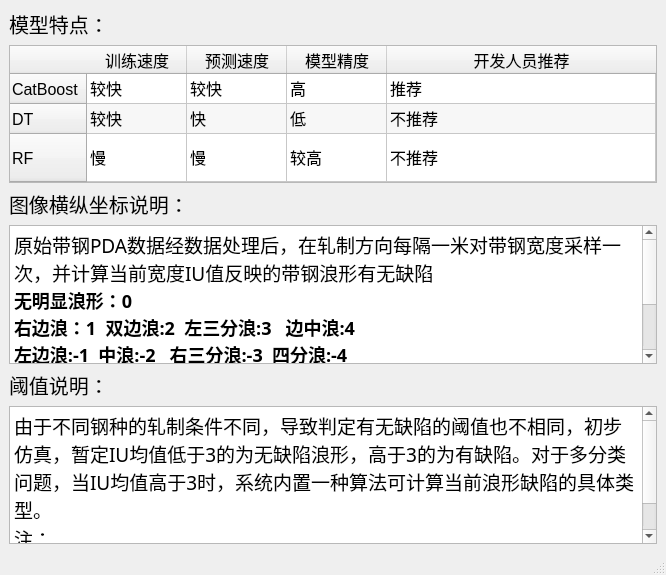
<?xml version="1.0" encoding="UTF-8"?>
<ui version="4.0">
 <class>SinglePolicyCompare</class>
 <widget class="QMainWindow" name="SinglePolicyCompare">
  <property name="geometry">
   <rect>
    <x>0</x>
    <y>0</y>
    <width>666</width>
    <height>575</height>
   </rect>
  </property>
  <property name="windowTitle">
   <string>帮助文档</string>
  </property>
  <widget class="QWidget" name="centralwidget">
   <layout class="QGridLayout" name="gridLayout">
    <item row="0" column="0">
     <widget class="QLabel" name="label">
      <property name="font">
       <font>
        <family>Adobe 黑体 Std R</family>
        <pointsize>15</pointsize>
       </font>
      </property>
      <property name="text">
       <string>模型特点：</string>
      </property>
     </widget>
    </item>
    <item row="1" column="0">
     <widget class="QTableWidget" name="tableWidget">
      <property name="sizePolicy">
       <sizepolicy hsizetype="Preferred" vsizetype="Preferred">
        <horstretch>0</horstretch>
        <verstretch>0</verstretch>
       </sizepolicy>
      </property>
      <property name="font">
       <font>
        <pointsize>12</pointsize>
        <stylestrategy>PreferDefault</stylestrategy>
       </font>
      </property>
      <property name="mouseTracking">
       <bool>false</bool>
      </property>
      <property name="tabletTracking">
       <bool>false</bool>
      </property>
      <property name="focusPolicy">
       <enum>Qt::StrongFocus</enum>
      </property>
      <property name="contextMenuPolicy">
       <enum>Qt::DefaultContextMenu</enum>
      </property>
      <property name="acceptDrops">
       <bool>false</bool>
      </property>
      <property name="autoFillBackground">
       <bool>false</bool>
      </property>
      <property name="inputMethodHints">
       <set>Qt::ImhNone</set>
      </property>
      <property name="dragEnabled">
       <bool>false</bool>
      </property>
      <property name="alternatingRowColors">
       <bool>true</bool>
      </property>
      <property name="selectionBehavior">
       <enum>QAbstractItemView::SelectItems</enum>
      </property>
      <property name="showGrid">
       <bool>true</bool>
      </property>
      <property name="sortingEnabled">
       <bool>false</bool>
      </property>
      <property name="wordWrap">
       <bool>true</bool>
      </property>
      <attribute name="horizontalHeaderVisible">
       <bool>true</bool>
      </attribute>
      <attribute name="horizontalHeaderCascadingSectionResizes">
       <bool>false</bool>
      </attribute>
      <attribute name="horizontalHeaderHighlightSections">
       <bool>true</bool>
      </attribute>
      <attribute name="horizontalHeaderShowSortIndicator" stdset="0">
       <bool>false</bool>
      </attribute>
      <attribute name="horizontalHeaderStretchLastSection">
       <bool>true</bool>
      </attribute>
      <attribute name="verticalHeaderVisible">
       <bool>true</bool>
      </attribute>
      <attribute name="verticalHeaderCascadingSectionResizes">
       <bool>false</bool>
      </attribute>
      <attribute name="verticalHeaderHighlightSections">
       <bool>true</bool>
      </attribute>
      <attribute name="verticalHeaderShowSortIndicator" stdset="0">
       <bool>false</bool>
      </attribute>
      <attribute name="verticalHeaderStretchLastSection">
       <bool>true</bool>
      </attribute>
      <row>
       <property name="text">
        <string>CatBoost</string>
       </property>
      </row>
      <row>
       <property name="text">
        <string>DT</string>
       </property>
      </row>
      <row>
       <property name="text">
        <string>RF</string>
       </property>
      </row>
      <column>
       <property name="text">
        <string>训练速度</string>
       </property>
      </column>
      <column>
       <property name="text">
        <string>预测速度</string>
       </property>
      </column>
      <column>
       <property name="text">
        <string>模型精度</string>
       </property>
      </column>
      <column>
       <property name="text">
        <string>开发人员推荐</string>
       </property>
      </column>
      <item row="0" column="0">
       <property name="text">
        <string>较快</string>
       </property>
      </item>
      <item row="0" column="1">
       <property name="text">
        <string>较快</string>
       </property>
       <property name="background">
        <brush brushstyle="NoBrush">
         <color alpha="255">
          <red>0</red>
          <green>0</green>
          <blue>0</blue>
         </color>
        </brush>
       </property>
       <property name="foreground">
        <brush brushstyle="SolidPattern">
         <color alpha="255">
          <red>0</red>
          <green>0</green>
          <blue>0</blue>
         </color>
        </brush>
       </property>
      </item>
      <item row="0" column="2">
       <property name="text">
        <string>高</string>
       </property>
      </item>
      <item row="0" column="3">
       <property name="text">
        <string>推荐</string>
       </property>
      </item>
      <item row="1" column="0">
       <property name="text">
        <string>较快</string>
       </property>
      </item>
      <item row="1" column="1">
       <property name="text">
        <string>快</string>
       </property>
      </item>
      <item row="1" column="2">
       <property name="text">
        <string>低</string>
       </property>
      </item>
      <item row="1" column="3">
       <property name="text">
        <string>不推荐</string>
       </property>
      </item>
      <item row="2" column="0">
       <property name="text">
        <string>慢</string>
       </property>
      </item>
      <item row="2" column="1">
       <property name="text">
        <string>慢</string>
       </property>
      </item>
      <item row="2" column="2">
       <property name="text">
        <string>较高</string>
       </property>
      </item>
      <item row="2" column="3">
       <property name="text">
        <string>不推荐</string>
       </property>
      </item>
     </widget>
    </item>
    <item row="2" column="0">
     <widget class="QLabel" name="label_2">
      <property name="font">
       <font>
        <family>Adobe 黑体 Std R</family>
        <pointsize>15</pointsize>
       </font>
      </property>
      <property name="text">
       <string>图像横纵坐标说明：</string>
      </property>
     </widget>
    </item>
    <item row="3" column="0">
     <widget class="QTextBrowser" name="textBrowser">
      <property name="font">
       <font>
        <family>Adobe 宋体 Std L</family>
        <pointsize>14</pointsize>
       </font>
      </property>
      <property name="html">
       <string>&lt;!DOCTYPE HTML PUBLIC &quot;-//W3C//DTD HTML 4.0//EN&quot; &quot;http://www.w3.org/TR/REC-html40/strict.dtd&quot;&gt;
&lt;html&gt;&lt;head&gt;&lt;meta name=&quot;qrichtext&quot; content=&quot;1&quot; /&gt;&lt;style type=&quot;text/css&quot;&gt;
p, li { white-space: pre-wrap; }
&lt;/style&gt;&lt;/head&gt;&lt;body style=&quot; font-family:'Adobe 宋体 Std L'; font-size:14pt; font-weight:400; font-style:normal;&quot;&gt;
&lt;p style=&quot; margin-top:0px; margin-bottom:0px; margin-left:0px; margin-right:0px; -qt-block-indent:0; text-indent:0px;&quot;&gt;&lt;span style=&quot; font-family:'SimSun';&quot;&gt;原始带钢PDA数据经数据处理后，在轧制方向每隔一米对带钢宽度采样一次，并计算当前宽度IU值反映的带钢浪形有无缺陷&lt;/span&gt;&lt;/p&gt;
&lt;p style=&quot; margin-top:0px; margin-bottom:0px; margin-left:0px; margin-right:0px; -qt-block-indent:0; text-indent:0px;&quot;&gt;&lt;span style=&quot; font-family:'宋体,monospace'; font-size:13.5pt; font-weight:600; color:#000000;&quot;&gt;无明显浪形：&lt;/span&gt;&lt;span style=&quot; font-family:'JetBrains Mono,monospace'; font-size:13.5pt; font-weight:600; color:#000000;&quot;&gt;0  &lt;/span&gt;&lt;/p&gt;
&lt;p style=&quot; margin-top:0px; margin-bottom:0px; margin-left:0px; margin-right:0px; -qt-block-indent:0; text-indent:0px;&quot;&gt;&lt;span style=&quot; font-family:'宋体,monospace'; font-size:13.5pt; font-weight:600; color:#000000;&quot;&gt;右边浪：&lt;/span&gt;&lt;span style=&quot; font-family:'JetBrains Mono,monospace'; font-size:13.5pt; font-weight:600; color:#000000;&quot;&gt;1  &lt;/span&gt;&lt;span style=&quot; font-family:'宋体,monospace'; font-size:13.5pt; font-weight:600; color:#000000;&quot;&gt;双边浪:&lt;/span&gt;&lt;span style=&quot; font-family:'JetBrains Mono,monospace'; font-size:13.5pt; font-weight:600; color:#000000;&quot;&gt;2  &lt;/span&gt;&lt;span style=&quot; font-family:'宋体,monospace'; font-size:13.5pt; font-weight:600; color:#000000;&quot;&gt;左三分浪:&lt;/span&gt;&lt;span style=&quot; font-family:'JetBrains Mono,monospace'; font-size:13.5pt; font-weight:600; color:#000000;&quot;&gt;3   &lt;/span&gt;&lt;span style=&quot; font-family:'宋体,monospace'; font-size:13.5pt; font-weight:600; color:#000000;&quot;&gt;边中浪:&lt;/span&gt;&lt;span style=&quot; font-family:'JetBrains Mono,monospace'; font-size:13.5pt; font-weight:600; color:#000000;&quot;&gt;4  &lt;/span&gt;&lt;/p&gt;
&lt;p style=&quot; margin-top:0px; margin-bottom:0px; margin-left:0px; margin-right:0px; -qt-block-indent:0; text-indent:0px;&quot;&gt;&lt;span style=&quot; font-family:'宋体,monospace'; font-size:13.5pt; font-weight:600; color:#000000;&quot;&gt;左边浪:&lt;/span&gt;&lt;span style=&quot; font-family:'JetBrains Mono,monospace'; font-size:13.5pt; font-weight:600; color:#000000;&quot;&gt;-1  &lt;/span&gt;&lt;span style=&quot; font-family:'宋体,monospace'; font-size:13.5pt; font-weight:600; color:#000000;&quot;&gt;中浪&lt;/span&gt;&lt;span style=&quot; font-family:'JetBrains Mono,monospace'; font-size:13.5pt; font-weight:600; color:#000000;&quot;&gt;:-2   &lt;/span&gt;&lt;span style=&quot; font-family:'宋体,monospace'; font-size:13.5pt; font-weight:600; color:#000000;&quot;&gt;右三分浪:&lt;/span&gt;&lt;span style=&quot; font-family:'JetBrains Mono,monospace'; font-size:13.5pt; font-weight:600; color:#000000;&quot;&gt;-3  &lt;/span&gt;&lt;span style=&quot; font-family:'宋体,monospace'; font-size:13.5pt; font-weight:600; color:#000000;&quot;&gt;四分浪:&lt;/span&gt;&lt;span style=&quot; font-family:'JetBrains Mono,monospace'; font-size:13.5pt; font-weight:600; color:#000000;&quot;&gt;-4&lt;/span&gt;&lt;/p&gt;
&lt;p style=&quot; margin-top:0px; margin-bottom:0px; margin-left:0px; margin-right:0px; -qt-block-indent:0; text-indent:0px;&quot;&gt;&lt;span style=&quot; font-family:'SimSun';&quot;&gt;图像是将模型预测结果与实际结果放在了一个混淆矩阵中，易于判定模型优劣，即矩阵对角线上的值越高，其他位置值越小，模型越优。&lt;/span&gt;&lt;/p&gt;
&lt;p style=&quot;-qt-paragraph-type:empty; margin-top:0px; margin-bottom:0px; margin-left:0px; margin-right:0px; -qt-block-indent:0; text-indent:0px;&quot;&gt;&lt;br /&gt;&lt;/p&gt;&lt;/body&gt;&lt;/html&gt;</string>
      </property>
     </widget>
    </item>
    <item row="4" column="0">
     <widget class="QLabel" name="label_3">
      <property name="font">
       <font>
        <family>Adobe 黑体 Std R</family>
        <pointsize>15</pointsize>
       </font>
      </property>
      <property name="text">
       <string>阈值说明：</string>
      </property>
     </widget>
    </item>
    <item row="5" column="0">
     <widget class="QTextBrowser" name="textBrowser_2">
      <property name="font">
       <font>
        <family>Adobe 宋体 Std L</family>
        <pointsize>14</pointsize>
       </font>
      </property>
      <property name="html">
       <string>&lt;!DOCTYPE HTML PUBLIC &quot;-//W3C//DTD HTML 4.0//EN&quot; &quot;http://www.w3.org/TR/REC-html40/strict.dtd&quot;&gt;
&lt;html&gt;&lt;head&gt;&lt;meta name=&quot;qrichtext&quot; content=&quot;1&quot; /&gt;&lt;style type=&quot;text/css&quot;&gt;
p, li { white-space: pre-wrap; }
&lt;/style&gt;&lt;/head&gt;&lt;body style=&quot; font-family:'Adobe 宋体 Std L'; font-size:14pt; font-weight:400; font-style:normal;&quot;&gt;
&lt;p style=&quot; margin-top:0px; margin-bottom:0px; margin-left:0px; margin-right:0px; -qt-block-indent:0; text-indent:0px;&quot;&gt;由于不同钢种的轧制条件不同，导致判定有无缺陷的阈值也不相同，初步仿真，暂定IU均值低于3的为无缺陷浪形，高于3的为有缺陷。对于多分类问题，当IU均值高于3时，系统内置一种算法可计算当前浪形缺陷的具体类型。&lt;/p&gt;
&lt;p style=&quot; margin-top:0px; margin-bottom:0px; margin-left:0px; margin-right:0px; -qt-block-indent:0; text-indent:0px;&quot;&gt;注：&lt;/p&gt;
&lt;p style=&quot; margin-top:0px; margin-bottom:0px; margin-left:0px; margin-right:0px; -qt-block-indent:0; text-indent:0px;&quot;&gt;阈值大小后期可根据需求更改。&lt;/p&gt;&lt;/body&gt;&lt;/html&gt;</string>
      </property>
     </widget>
    </item>
   </layout>
  </widget>
  <widget class="QMenuBar" name="menubar">
   <property name="geometry">
    <rect>
     <x>0</x>
     <y>0</y>
     <width>666</width>
     <height>23</height>
    </rect>
   </property>
  </widget>
  <widget class="QStatusBar" name="statusbar"/>
 </widget>
 <resources/>
 <connections/>
</ui>
